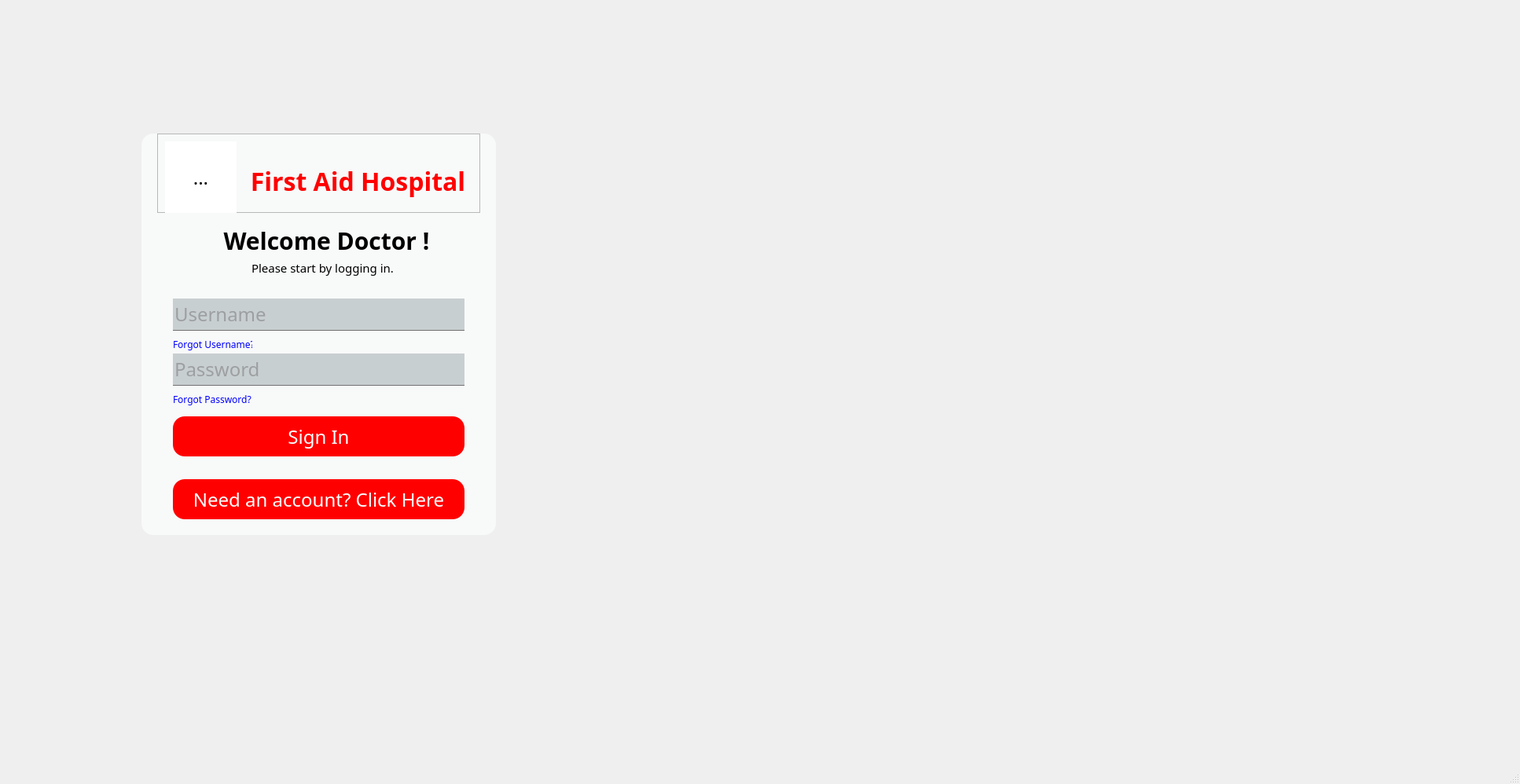
<?xml version="1.0" encoding="UTF-8"?>
<ui version="4.0">
 <class>MainWindow</class>
 <widget class="QMainWindow" name="MainWindow">
  <property name="geometry">
   <rect>
    <x>0</x>
    <y>0</y>
    <width>1934</width>
    <height>998</height>
   </rect>
  </property>
  <property name="windowTitle">
   <string>MainWindow</string>
  </property>
  <property name="styleSheet">
   <string notr="true">*
{
	font-family: century gotic;
	font-size: 24px;
}

QMainWindow
{
	

}

QFrame#frame
{
	background: #F8F9F9;
	border-radius: 15px;
	border-style: dashed;
	border-color: red;

}

QPushButton
{
	background-color: red;
	border-radius: 15px;
	color: white;
}
QPushButton:hover
{
	
	border-radius: 15px;
	background: red;

}


QToolButton
{
	background: white;
	border-radius: 60px;
}
QLabel#lblWelcomeMsg
{
	font-size: 15px;
	
}

QLabel#label
{

	color:black;
	font-weight: bold;
	font-size:30px;
}
QLabel#lblForgotUser
{
	font-size: 12px;
	color: blue;
}
QLabel#lblForgotPass
{
	font-size: 12px;
	color: blue;
}
QLabel#lblCreateAcc
{
	font-size: 12px;
	color: blue;
}
QLabel#lblHospital_name
{

	color:red;
	font-weight: bold;
	font-size:32px;
	text-shadow:1px 1px;
}
QLabel#lbl_doctorImage
{
	background-image: url(:/image/medical team.png);
	background-size: contain;
	background-color:transparent;
}
QLineEdit
{
	background: transparent;
	border: none;
	color: #717072;
	background-color:#C8CFD1;
	border-bottom: 1px solid #717072;
}
</string>
  </property>
  <widget class="QWidget" name="centralwidget">
   <widget class="QFrame" name="frame">
    <property name="geometry">
     <rect>
      <x>180</x>
      <y>170</y>
      <width>451</width>
      <height>511</height>
     </rect>
    </property>
    <property name="styleSheet">
     <string notr="true"/>
    </property>
    <property name="frameShape">
     <enum>QFrame::StyledPanel</enum>
    </property>
    <property name="frameShadow">
     <enum>QFrame::Raised</enum>
    </property>
    <widget class="QLabel" name="label">
     <property name="geometry">
      <rect>
       <x>40</x>
       <y>100</y>
       <width>391</width>
       <height>71</height>
      </rect>
     </property>
     <property name="text">
      <string>Welcome Doctor !</string>
     </property>
     <property name="alignment">
      <set>Qt::AlignCenter</set>
     </property>
    </widget>
    <widget class="QLineEdit" name="lineEditUser">
     <property name="geometry">
      <rect>
       <x>40</x>
       <y>210</y>
       <width>371</width>
       <height>41</height>
      </rect>
     </property>
     <property name="text">
      <string/>
     </property>
     <property name="placeholderText">
      <string>Username</string>
     </property>
    </widget>
    <widget class="QLineEdit" name="lineEditPassword">
     <property name="geometry">
      <rect>
       <x>40</x>
       <y>280</y>
       <width>371</width>
       <height>41</height>
      </rect>
     </property>
     <property name="text">
      <string/>
     </property>
     <property name="placeholderText">
      <string>Password</string>
     </property>
    </widget>
    <widget class="QFrame" name="frame_2">
     <property name="geometry">
      <rect>
       <x>20</x>
       <y>0</y>
       <width>411</width>
       <height>101</height>
      </rect>
     </property>
     <property name="frameShape">
      <enum>QFrame::StyledPanel</enum>
     </property>
     <property name="frameShadow">
      <enum>QFrame::Raised</enum>
     </property>
     <widget class="QToolButton" name="toolButton">
      <property name="geometry">
       <rect>
        <x>10</x>
        <y>10</y>
        <width>91</width>
        <height>91</height>
       </rect>
      </property>
      <property name="text">
       <string>...</string>
      </property>
      <property name="icon">
       <iconset resource="resource.qrc">
        <normaloff>:/image/firstaidicon.jpg</normaloff>:/image/firstaidicon.jpg</iconset>
      </property>
      <property name="iconSize">
       <size>
        <width>400</width>
        <height>400</height>
       </size>
      </property>
     </widget>
     <widget class="QLabel" name="lblHospital_name">
      <property name="geometry">
       <rect>
        <x>110</x>
        <y>20</y>
        <width>291</width>
        <height>81</height>
       </rect>
      </property>
      <property name="text">
       <string>First Aid Hospital</string>
      </property>
      <property name="alignment">
       <set>Qt::AlignCenter</set>
      </property>
     </widget>
    </widget>
    <widget class="QLabel" name="lblWelcomeMsg">
     <property name="geometry">
      <rect>
       <x>110</x>
       <y>160</y>
       <width>241</width>
       <height>21</height>
      </rect>
     </property>
     <property name="text">
      <string>Please start by logging in.</string>
     </property>
     <property name="alignment">
      <set>Qt::AlignCenter</set>
     </property>
    </widget>
    <widget class="QLabel" name="lblForgotUser">
     <property name="geometry">
      <rect>
       <x>40</x>
       <y>260</y>
       <width>101</width>
       <height>16</height>
      </rect>
     </property>
     <property name="text">
      <string>Forgot Username?</string>
     </property>
    </widget>
    <widget class="QLabel" name="lblForgotPass">
     <property name="geometry">
      <rect>
       <x>40</x>
       <y>330</y>
       <width>101</width>
       <height>16</height>
      </rect>
     </property>
     <property name="text">
      <string>Forgot Password?</string>
     </property>
    </widget>
    <widget class="QPushButton" name="pushButton_login">
     <property name="geometry">
      <rect>
       <x>40</x>
       <y>360</y>
       <width>371</width>
       <height>51</height>
      </rect>
     </property>
     <property name="text">
      <string>Sign In</string>
     </property>
    </widget>
    <widget class="QPushButton" name="pushButton_createAcc">
     <property name="geometry">
      <rect>
       <x>40</x>
       <y>440</y>
       <width>371</width>
       <height>51</height>
      </rect>
     </property>
     <property name="text">
      <string>Need an account? Click Here</string>
     </property>
    </widget>
   </widget>
   <widget class="QLabel" name="lbl_doctorImage">
    <property name="geometry">
     <rect>
      <x>730</x>
      <y>170</y>
      <width>741</width>
      <height>481</height>
     </rect>
    </property>
    <property name="text">
     <string/>
    </property>
   </widget>
  </widget>
  <widget class="QMenuBar" name="menubar">
   <property name="geometry">
    <rect>
     <x>0</x>
     <y>0</y>
     <width>1934</width>
     <height>35</height>
    </rect>
   </property>
  </widget>
  <widget class="QStatusBar" name="statusbar"/>
 </widget>
 <resources>
  <include location="resource.qrc"/>
 </resources>
 <connections/>
</ui>
